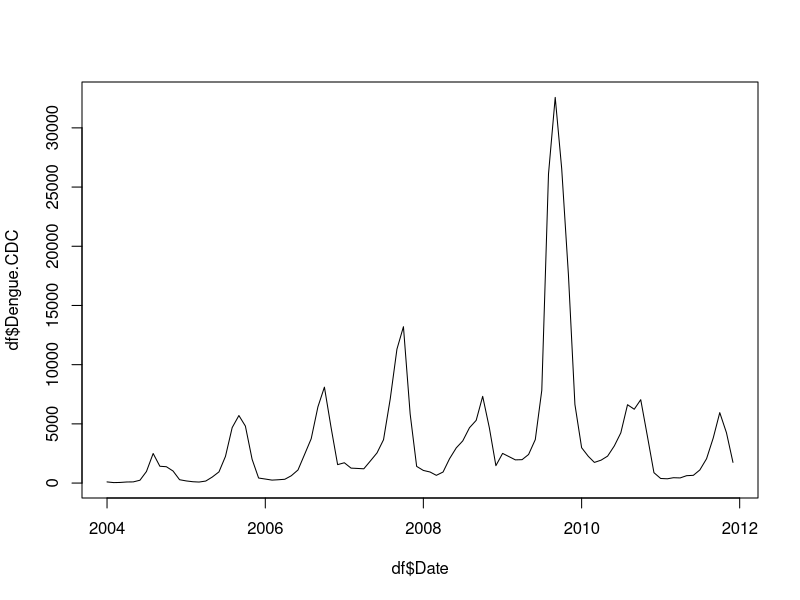
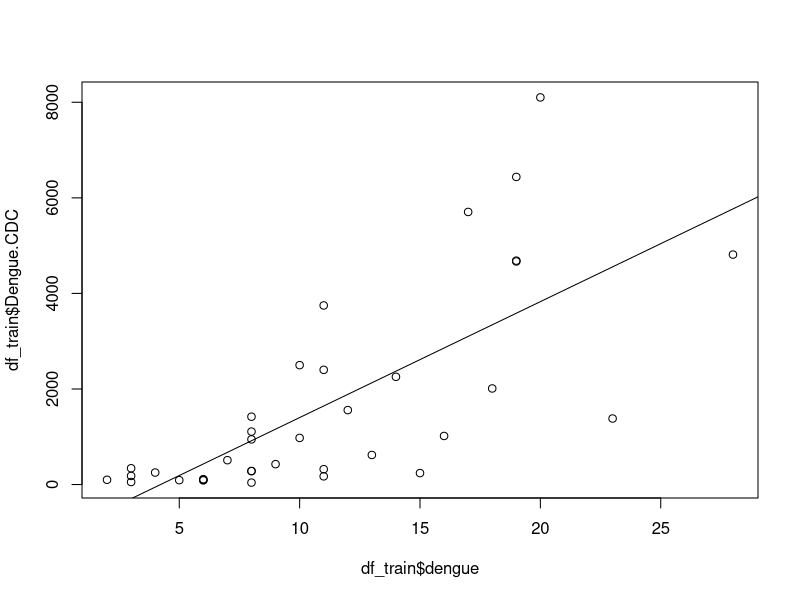
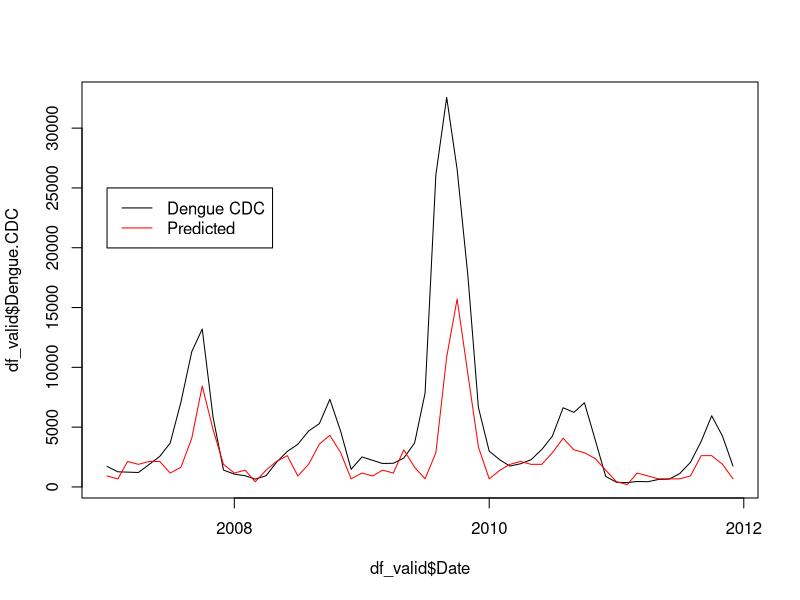

The R source for these figures, in order:
library(lubridate)

setwd('/Users/fredlu/repos/SISMID23')



################ (a) ################

df <- read.csv('./data/MX_Dengue_trends.csv')
df$Date <- as.Date(df$Date)
plot(df$Date, df$Dengue.CDC, type='l')

cor(df$Dengue.CDC, df[, 3:6])    # correlations



################ (b) ################

df_train <- df[1:36,]

mod <- lm(Dengue.CDC ~ dengue, data=df_train)
b <- mod$coefficients[1]    # intercept
m <- mod$coefficients[2]    # slope



################ (c) ################

plot(df_train$dengue, df_train$Dengue.CDC)
abline(mod)



################ (d) ################

df_valid <- df[37:nrow(df), ]
pred_static <- df_valid$dengue * m + b

plot(df_valid$Date, df_valid$Dengue.CDC, type='l', col='black')
lines(df_valid$Date, pred_static, type='l', col='red')
legend(df_valid$Date[1], 25000,
       legend=c('Dengue CDC', 'Predicted'), col=c('black', 'red'), lty=1)

